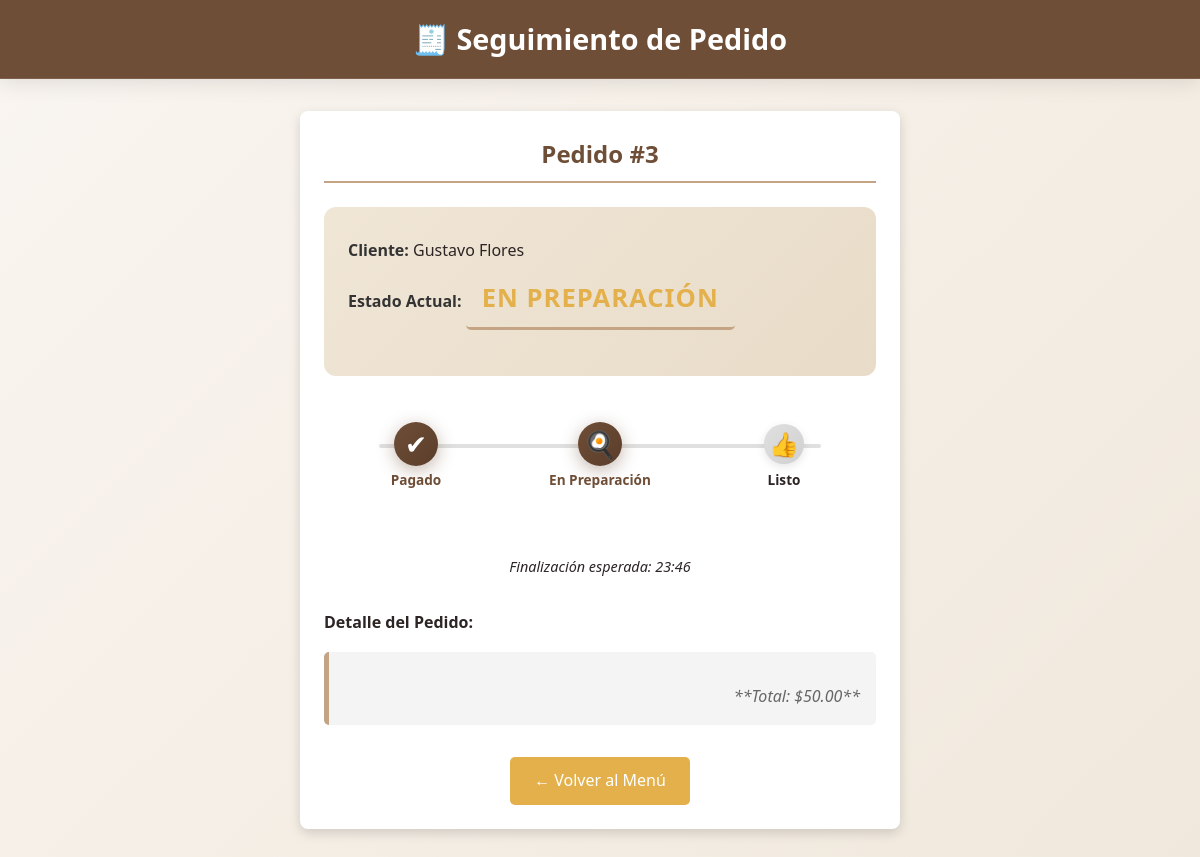
The page /seguimiento/3 on the database its author committed.
### app.py (models this page shows)
class Pedido(db.Model):
    id = db.Column(db.Integer, primary_key=True)
    cliente = db.Column(db.String(50), nullable=False)
    productos = db.Column(db.String(500))
    estado = db.Column(db.String(20), default="pendiente")
    pago = db.Column(db.String(20), default="pendiente")
    total = db.Column(db.Float)
    fecha = db.Column(db.DateTime, default=datetime.now)
    hora_pago = db.Column(db.DateTime)
    hora_preparacion = db.Column(db.DateTime)

### app.py (the view)
@app.route('/seguimiento/<int:id_pedido>')
def seguimiento(id_pedido):
    pedido = Pedido.query.get_or_404(id_pedido)
    ahora = datetime.now()
    return render_template('seguimiento.html', pedido=pedido, datetime=datetime, ahora=ahora)

### templates/seguimiento.html (shortened to what this page needs)
<!DOCTYPE html>
<html lang="es">
<head>
    <link rel="stylesheet" href="{{ url_for('static', filename='styles.css') }}">
</head>
<body>
    <header>
        <h1>🧾 Seguimiento de Pedido</h1>
    </header>
    <main class="container">
        <div class="seguimiento-card">
            <h2>Pedido #{{ pedido.id }}</h2>
            <div class="info-pedido">
                <p><strong>Cliente:</strong> {{ pedido.cliente }}</p>
                <p><strong>Estado Actual:</strong>
                    <span class="estado-actual">
                        {% if pedido.estado == 'pendiente' and pedido.pago == 'pendiente' %}
                            PENDIENTE DE PAGO
                        {% else %}
                            {{ pedido.estado.upper() }}
                        {% endif %}
                    </span>
                </p>
            </div>
            <div class="estado-linea">
                <div class="paso {% if pedido.pago == 'pagado' %}activo{% endif %}">
                    {% if pedido.pago == 'pagado' %}
                        <span class="icono">✔</span>
                        <p>Pagado</p>
                    {% else %}
                        <span class="icono-pendiente-pago">...</span>
                        <p>Pendiente de Pago</p>
                    {% endif %}
                </div>
                <div class="paso {% if pedido.pago == 'pagado' and pedido.estado in ['en preparación', 'listo', 'terminado'] %}activo{% endif %}">
                    <span class="icono">🍳</span>
                    <p>En Preparación</p>
                </div>
                <div class="paso {% if pedido.estado in ['listo', 'terminado'] %}activo{% endif %}">
                    <span class="icono">👍</span>
                    <p>Listo</p>
                </div>
            </div>
            {% if pedido.hora_preparacion and pedido.estado != 'terminado' %}
                <p style="font-style: italic; font-size: 0.9rem;">Finalización esperada: {{ pedido.hora_preparacion.strftime('%H:%M') }}</p>
            {% endif %}
            <p style="text-align: left; margin-top: 2rem;"><strong>Detalle del Pedido:</strong></p>
            <div class="productos-lista">
                <p style="text-align: right; margin-top: 1rem;">**Total: ${{ "%.2f"|format(pedido.total) }}**</p>
            </div>
            <a href="{{ url_for('index') }}" class="btn-regresar">← Volver al Menú</a>
        </div>
    </main>
</body>
</html>

### static/styles.css (style rules this page uses)
:root { --primary: #6F4E37; --primary-dark: #5a3d2a; --secondary: #C4A484; --accent: #E3B04B; --accent-hover: #d4a017; --text: #2D2424; --light-bg: #F9F5F0; --shadow-sm: 0 2px 8px rgba(0,0,0,0.08); --shadow-md: 0 4px 16px rgba(0,0,0,0.12); --shadow-lg: 0 8px 24px rgba(0,0,0,0.15); --transition: all 0.3s cubic-bezier(0.4, 0, 0.2, 1); }
* { box-sizing: border-box; margin: 0; padding: 0; }
body { font-family: 'Segoe UI', Tahoma, Geneva, Verdana, sans-serif; background: linear-gradient(135deg, #F9F5F0 0%, #f0e8dc 100%); color: var(--text); line-height: 1.6; overflow-x: hidden; }
.container { width: 90%; max-width: 1200px; margin: 0 auto; }
header { background: rgba(111, 78, 55, 0.95); backdrop-filter: blur(10px); color: white; position: sticky; top: 0; z-index: 100; box-shadow: 0 4px 20px rgba(0,0,0,0.1); border-bottom: 1px solid rgba(255,255,255,0.1); }
.estado-actual { font-size: 1.6rem; font-weight: 700; color: var(--accent); margin-bottom: 2.5rem; padding: 1rem; border-bottom: 3px solid var(--secondary); text-transform: uppercase; letter-spacing: 1px; }
.info-pedido { text-align: left; margin-bottom: 2.5rem; padding: 1.5rem; background: linear-gradient(135deg, #F0E6D6 0%, #e8dcc8 100%); border-radius: 12px; }
.info-pedido p { margin: 0.7rem 0; font-size: 1rem; }
.estado-linea { display: flex; justify-content: space-between; align-items: flex-start; position: relative; margin: 3rem 0; }
.estado-linea::before { content: ''; position: absolute; top: 20px; left: 10%; right: 10%; height: 4px; background: linear-gradient(90deg, #e0e0e0 0%, #d0d0d0 100%); z-index: 0; border-radius: 2px; }
.paso { flex: 1; text-align: center; position: relative; z-index: 1; }
.paso .icono { font-size: 1.5rem; background: linear-gradient(135deg, #e0e0e0 0%, #d0d0d0 100%); color: white; width: 50px; height: 50px; border-radius: 50%; display: flex; align-items: center; justify-content: center; margin: 0 auto 0.8rem; transition: var(--transition); box-shadow: 0 3px 10px rgba(0,0,0,0.1); }
.paso.activo .icono { background: linear-gradient(135deg, var(--primary) 0%, var(--primary-dark) 100%) !important; box-shadow: 0 4px 15px rgba(111, 78, 55, 0.4) !important; transform: scale(1.1); }
.paso p { font-size: 0.9rem; font-weight: 600; color: var(--text); }
.paso.activo p { color: var(--primary); font-weight: 700; }
.productos-lista { text-align: left; padding: 1.5rem; background: linear-gradient(135deg, #f8f8f8 0%, #f0f0f0 100%); border-radius: 12px; margin-top: 1.5rem; }

### templates/seguimiento.html (style rules this page uses)
header { background-color: var(--primary); color: white; padding: 1rem 0; text-align: center; }
header h1 { margin: 0; font-size: 1.8rem; }
.seguimiento-card { max-width: 600px; margin: 2rem auto; background: white; border-radius: 8px; padding: 1.5rem; box-shadow: 0 4px 12px rgba(0, 0, 0, 0.15); text-align: center; }
.seguimiento-card h2 { color: var(--primary); margin-bottom: 1.5rem; border-bottom: 2px solid var(--secondary); padding-bottom: 0.5rem; }
.estado-actual { font-size: 1.6rem; font-weight: bold; color: var(--accent); padding: 0.5rem 1rem; display: inline-block; border-radius: 5px; margin-bottom: 1rem; text-transform: uppercase; }
.info-pedido { text-align: left; margin-bottom: 1.5rem; font-size: 0.95rem; }
.info-pedido p { margin: 0.4rem 0; }
.info-pedido strong { color: #333; }
.estado-linea { display: flex; justify-content: space-between; align-items: flex-start; position: relative; margin: 3rem 0 4rem; }
.estado-linea::before { content: ''; position: absolute; top: 20px; left: 10%; right: 10%; height: 4px; background: #e0e0e0; z-index: 0; }
.paso { flex: 1; text-align: center; position: relative; z-index: 1; }
.paso .icono { font-size: 1.5rem; background-color: #e0e0e0; color: white; width: 40px; height: 40px; border-radius: 50%; display: flex; align-items: center; justify-content: center; margin: 0 auto 5px; transition: background-color 0.3s; }
.paso.activo .icono { background-color: var(--primary); }
.paso p { font-size: 0.85rem; font-weight: bold; margin-top: 5px; }
.paso.activo + .paso::before { background-color: var(--primary); }
.productos-lista { text-align: left; padding: 1rem; background: #f4f4f4; border-radius: 5px; margin-top: 1rem; border-left: 5px solid var(--secondary); }
.productos-lista p { font-style: italic; color: #666; margin-top: 10px; }
.btn-regresar { display: inline-block; margin-top: 2rem; padding: 0.7rem 1.5rem; background: var(--accent); color: white; text-decoration: none; border-radius: 5px; transition: background 0.3s; }

### rows shown on the page
Pedido: id "3", cliente "Gustavo Flores", estado "EN PREPARACIÓN", hora_preparacion "23:46", total "50.00"
